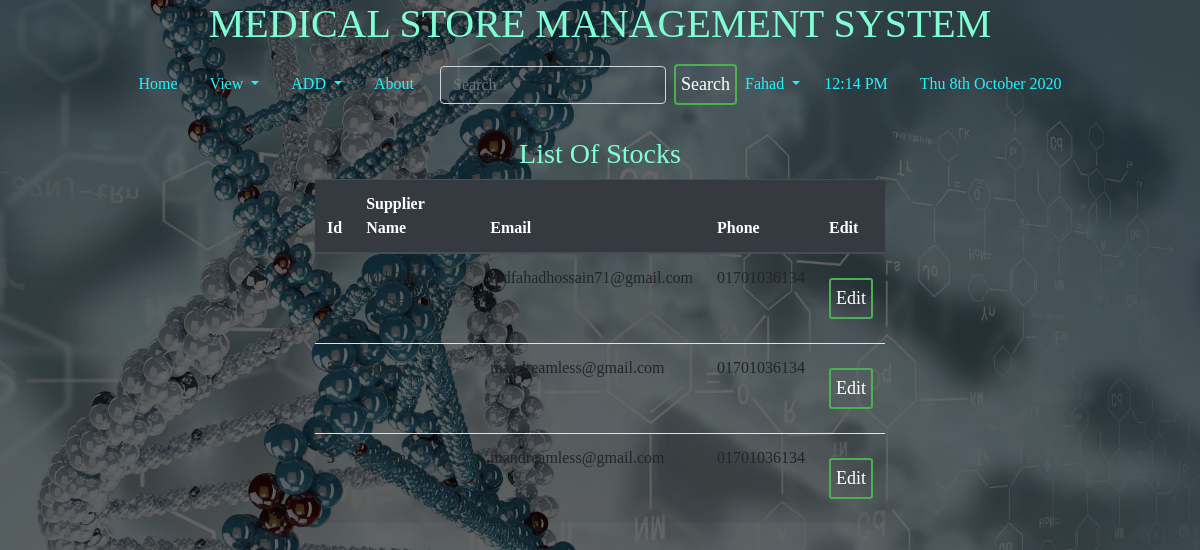
Page /suppliers/ (signed in) on the committed database.
### home/models.py (models this page shows, shortened)
class Supplier(models.Model):
    name = models.CharField(max_length=200)
    phone=models.CharField(max_length=17,default='')
    email=models.EmailField(default='')

### home/views.py (the view)
# urls.py: path('suppliers/', SupplierListView.as_view(), name='supplier-list'),
class SupplierListView(generic.ListView):
    model = Supplier
    template_name = 'home/supplier_list.html'
    context_object_name = 'supplier'
    queryset = Supplier.objects.all().order_by('name')

### templates/home/supplier_list.html
{% extends 'basic.html' %}
{% block body %}
{% load static %}
{% load crispy_forms_tags %}
{% if user.is_authenticated %}
<div class="col-md-6 offset-md-3">
 <h3 class="text-center">List Of Stocks</h3>
<table class="table table-striped">
  <thead class="thead-dark">
    <tr>
      <th scope="col">Id</th>
      <th scope="col">Supplier Name</th>
      <th scope="col">Email</th>
      <th scope="col">Phone</th>
      <th scope="col">Edit</th>
    </tr>
  </thead>
  <tbody>
  {% for p in supplier %}
    <tr>
      <th scope="row">{{p.id}}</th>
      <td>{{p.name}}</td>
      <td>{{p.email}}</td>
      <td>{{p.phone}}</td>
      <td><a href="/supedit/{{p.id}}/"><button class="btn btn-primary btn-sm">Edit</button></a></td>
       </tr>
    {% endfor %}
  </tbody>
</table>
</div>
{% else %}
<h2>Please Log in to Create a Post</h2>
{% endif %}
{% endblock body %}

### templates/basic.html (shortened to what this page needs)
<!DOCTYPE html>
<html lang="en">
<head>
    <link rel="stylesheet" href="https://stackpath.bootstrapcdn.com/bootstrap/4.2.1/css/bootstrap.min.css"
 />
    {% load static %}
    <link href="{% static 'css/style.css'  %}" rel="stylesheet" />
</head>
<body style="
      background: linear-gradient(rgba(0, 0, 0, 0.6), rgba(0, 0, 0, 0.6)),
        url('/static/images/map.jpg');
      background-size: cover;
      background-attachment: fixed;
      background-position: top;
    ">
    <h1 class="text-center"> MEDICAL STORE MANAGEMENT SYSTEM</h1>
    <nav class="navbar navbar-expand-lg navbar-light" style="background: none; color: white; text-color: white">
        <div class="collapse navbar-collapse" id="navbarSupportedContent">
            <ul class="nav justify-content-center">
                <li class="nav-item {% block blogactive %} {% endblock blogactive %}">
                    <a class="nav-link" href="/">Home</a>
                </li>
                <li class="nav-item dropdown">
                    <a class="nav-link dropdown-toggle" href="#" id="navbarDropdown" role="button"
                        data-toggle="dropdown" aria-haspopup="true" aria-expanded="false">
                        View
                    </a>
                </li>
                <li class="nav-item dropdown">
                    <a class="nav-link dropdown-toggle" href="#" id="navbarDropdown" role="button"
                        data-toggle="dropdown" aria-haspopup="true" aria-expanded="false">
                        ADD
                    </a>
                </li>
                <li class="nav-item {% block aboutactive %} {% endblock aboutactive %}">
                    <a class="nav-link" href="/about/">About</a>
                </li>
                {% if user.is_authenticated %}
                <ul class="navbar-nav">
                    <form method="post" action="/search/" class="form-inline my-2 my-lg-0">
                        <li>
                            <input class="form-control mr-sm-2" style="background: none; color: white" type="search"
                                placeholder="Search" aria-label="Search" name="q" id="q" />
                        </li>
                        <li>
                            <button class="btn btn-outline-dark my-2 my-sm-0" type="submit">
                                Search
                            </button>
                        </li>
                    </form>
                    <li class="nav-item dropdown">
                        <a class="nav-link dropdown-toggle" href="#" id="navbarDropdown" role="button"
                            data-toggle="dropdown" aria-haspopup="true" aria-expanded="false">
                            {{request.user}}
                        </a>
                    </li>
                </ul>
                {% else %}
                <li class="nav-item {% block login %} {% endblock login %}">
                    <a class="nav-link" href="{% url 'home:login' %}">Login</a>
                </li>
                {% endif %}
                <li class="nav-item">
                    <a class="nav-link" href="">{% now "h:i A" as current_time %} {{ current_time|center:"150" }}</a>
                </li>
                <li class="nav-item">
                    <a class="nav-link" href="">{% now "D jS F Y" %}</a>
                </li>
            </ul>
        </div>
    </nav>
    <br />
    {% block body %} {% endblock %} {% block js %} {% endblock %}
</body>
</html>

### static/css/style.css (style rules this page uses)
body { margin: 0; padding: 0; font-family: sens-serif; height: 100vh; }
.nav ,.collapse { width:100%; }
.navbar .nav .nav-item .nav-link:link, .navbar .nav .nav-item .nav-link:visited { color: #26f1fb; text-align: center; }
* { padding: 0; margin: 0; border-radius: border-box; }
input { width: 100%; border: none; outline: none; background: none; color: white; float: left; margin: 0 10px; font-size: 18px; }
.btn { width: auto; background: none; border: 2px solid #4caf50; color: white; padding: 5px; font-size: 18px; cursor: pointer; margin: 12px 0; }
.col-md-6 a { background: none; color: white; font-size: 18px; cursor: pointer; }
.col-md-6, .col-md-7, .col-md-8, .col-md-9, .col-md-10 { background: none; color: white; }
h1, h2, h3, h4, h5, h6 { background: none; color: aquamarine; }

### rows in the picture
Supplier: id "1", name "Md Fahad Hossain", email "mdfahadhossain71@gmail.com", phone "01701036134"
Supplier: id "2", name "admin", email "mandreamless@gmail.com", phone "01701036134"
Supplier: id "3", name "admin", email "mandreamless@gmail.com", phone "01701036134"

### other values in the picture
{{ request.user }} "Fahad"
{{ current_time|center:"150" }} "12:14 PM"
